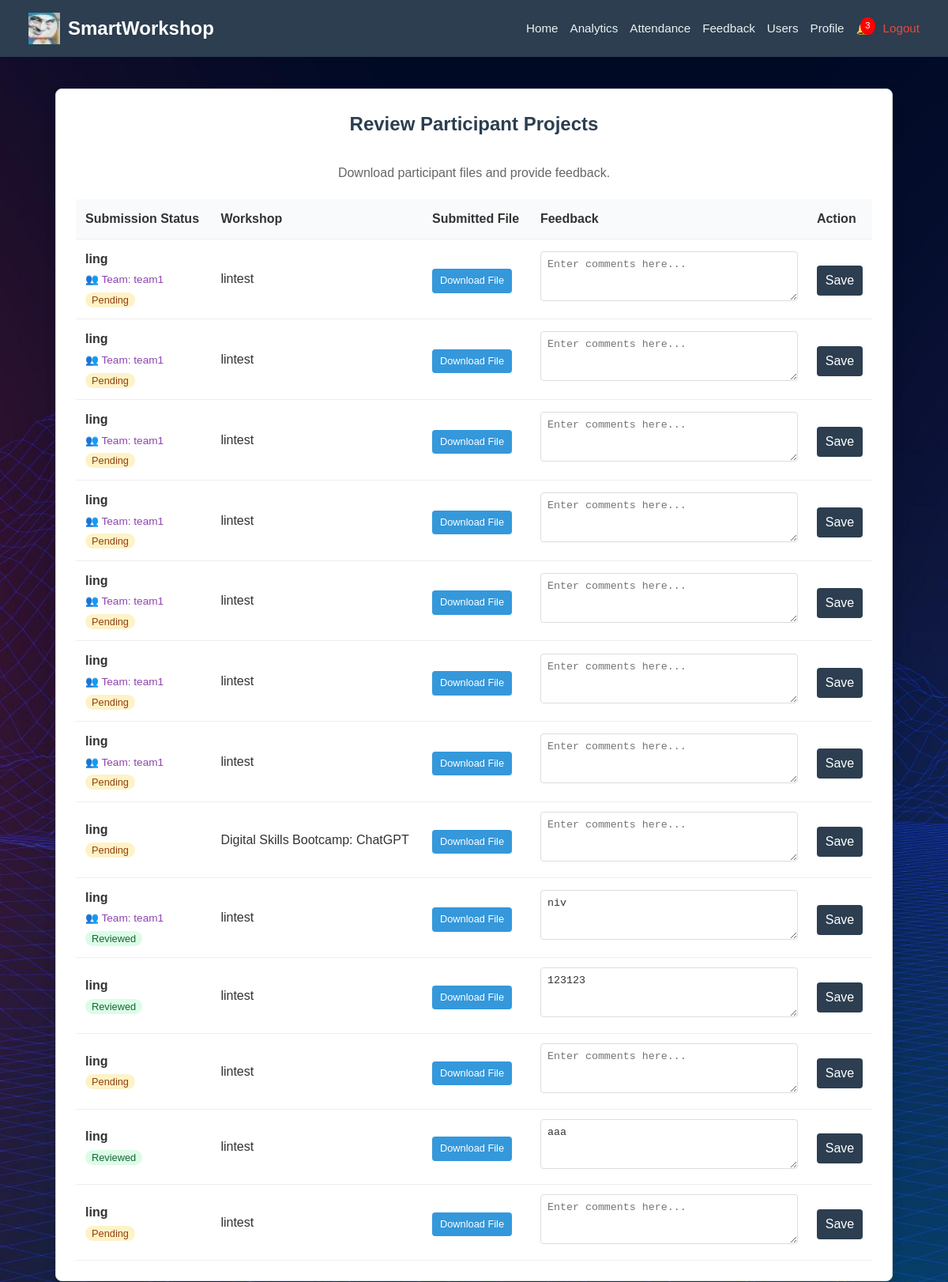
/trainer_view.php (signed in), run on the app's committed database.
### tables this page shows
CREATE TABLE `submissions` (
  `submission_id` int(11) NOT NULL,
  `workshop_id` int(11) NOT NULL,
  `participant_id` int(11) NOT NULL,
  `team_id` int(11) DEFAULT NULL,
  `submission_content` varchar(255) NOT NULL,
  `feedback_text` text DEFAULT NULL,
  `status` enum('Pending','Reviewed') DEFAULT 'Pending',
  `submitted_at` timestamp NOT NULL DEFAULT current_timestamp()
);

CREATE TABLE `users` (
  `user_id` int(11) NOT NULL,
  `username` varchar(50) NOT NULL,
  `email` varchar(100) NOT NULL,
  `password` varchar(255) NOT NULL,
  `phone` varchar(20) DEFAULT NULL,
  `country` varchar(50) NOT NULL,
  `role` enum('admin','organizer','trainer','participant') DEFAULT 'participant',
  `created_at` timestamp NOT NULL DEFAULT current_timestamp(),
  `avatar` varchar(255) DEFAULT NULL
);

CREATE TABLE `teams` (
  `id` int(11) NOT NULL,
  `workshop_id` int(11) NOT NULL,
  `name` varchar(100) NOT NULL,
  `created_by` int(11) NOT NULL,
  `created_at` timestamp NOT NULL DEFAULT current_timestamp()
);

CREATE TABLE `workshops` (
  `id` int(11) NOT NULL,
  `title` varchar(100) NOT NULL,
  `description` text DEFAULT NULL,
  `trainer` varchar(100) DEFAULT NULL,
  `trainer_id` int(11) DEFAULT NULL,
  `date` date NOT NULL,
  `time` time NOT NULL,
  `location` varchar(100) NOT NULL,
  `fee` decimal(10,2) DEFAULT 0.00,
  `organizer_id` int(11) NOT NULL,
  `created_at` timestamp NOT NULL DEFAULT current_timestamp()
);

### trainer_view.php (the view, shortened to what this page needs)
<?php
include 'include/db_connect.php';
$where_clause = "";
$query = "SELECT s.*, u.username, w.title, t.name as team_name
          FROM submissions s
          JOIN users u ON s.participant_id = u.user_id
          JOIN workshops w ON s.workshop_id = w.id
          LEFT JOIN teams t ON s.team_id = t.id
          $where_clause
          ORDER BY s.submitted_at DESC";
$results = mysqli_query($conn, $query);
?>
<!DOCTYPE html>
<html lang="en">
<head>
    <link rel="stylesheet" href="css/style.css">
</head>
<body>
    <?php include("include/nav.php"); ?>
    <main>
        <div class="card" style="max-width: 100%;">
            <h2>Review Participant Projects</h2>
            <p style="text-align: center; color: #666; margin-bottom: 20px;">Download participant files and provide
                feedback.</p>
            <table class="profile-table">
                <thead>
                    <tr>
                        <th>Submission Status</th>
                        <th>Workshop</th>
                        <th>Submitted File</th>
                        <th style="width: 350px;">Feedback</th>
                        <th>Action</th>
                    </tr>
                </thead>
                <tbody>
                    <?php while ($row = mysqli_fetch_assoc($results)): ?>
                        <tr>
                            <td>
                                <strong><?= htmlspecialchars($row['username']); ?></strong>
                                <?php if (!empty($row['team_name'])): ?>
                                    <br><span style="color: #8e44ad; font-size: 0.85rem;">👥 Team:
                                        <?= htmlspecialchars($row['team_name']) ?></span>
                                <?php endif; ?>
                                <br>
                                <span
                                    style="font-size: 0.8rem; padding: 2px 8px; border-radius: 12px; background: <?= ($row['status'] == 'Reviewed') ? '#dcfce7' : '#fef3c7'; ?>; color: <?= ($row['status'] == 'Reviewed') ? '#166534' : '#92400e'; ?>;">
                                    <?= $row['status']; ?>
                                </span>
                            </td>
                            <td><?= htmlspecialchars($row['title']); ?></td>
                            <td>
                                <a href="<?= $row['submission_content']; ?>" download class="btn"
                                    style="padding: 5px 10px; width: auto; font-size: 0.8rem; background-color: #3498db;">
                                    Download File
                                </a>
                            </td>
                            <form action="trainer_view.php" method="POST">
                                <td>
                                    <textarea name="feedback" rows="3"
                                        style="width: 100%; padding: 8px; border-radius: 4px; border: 1px solid #ddd;"
                                        placeholder="Enter comments here..."><?= htmlspecialchars($row['feedback_text']); ?></textarea>
                                </td>
                                <td>
                                    <button type="submit" name="update_feedback" class="btn"
                                        style="padding: 10px; background-color: #2c3e50;">Save</button>
                                </td>
                            </form>
                        </tr>
                    <?php endwhile; ?>
                </tbody>
            </table>
        </div>
    </main>
</body>
</html>

### css/style.css (style rules this page uses)
* { margin: 0; padding: 0; box-sizing: border-box; }
body { font-family: sans-serif; background: url('../img/bg.jpg') no-repeat center center fixed; background-size: cover; color: #333; line-height: 1.6; min-height: 100vh; display: flex; flex-direction: column; }
main, .workshops-container, .certificates-container, .feedback-container, .certificate-page, .container, .report-container, .page-content { flex: 1; }
main { max-width: 1100px; margin: 0 auto; padding: 40px 20px; width: 100%; }
.card { background: white; padding: 25px; border-radius: 8px; box-shadow: 0 4px 15px rgba(0, 0, 0, 0.1); border: 1px solid #ddd; color: #333; }
input, select, textarea { width: 100%; padding: 10px; border: 1px solid #ccc; border-radius: 4px; background: #fff; color: #333; }
h2 { color: white; text-shadow: 2px 2px 4px #000; margin-bottom: 30px; text-align: center; }
.card h2, .form-card h2 { color: #2c3e50; text-shadow: none; }
button, .btn { display: inline-block; width: 100%; padding: 12px; background-color: #3498db; color: white; border: none; border-radius: 4px; cursor: pointer; font-size: 1rem; text-align: center; text-decoration: none; margin-top: 5px; }
.profile-table { width: 100%; border-collapse: collapse; margin-top: 10px; color: #333; }
.profile-table th, .profile-table td { padding: 12px; border-bottom: 1px solid #eee; text-align: left; }
.profile-table thead { background-color: #f8fafc; }

### data on the page
submissions: participant.username "ling", team.name "team1", status "Pending", workshop.title "lintest"
submissions: participant.username "ling", team.name "team1", status "Pending", workshop.title "lintest"
submissions: participant.username "ling", team.name "team1", status "Pending", workshop.title "lintest"
submissions: participant.username "ling", team.name "team1", status "Pending", workshop.title "lintest"
submissions: participant.username "ling", team.name "team1", status "Pending", workshop.title "lintest"
submissions: participant.username "ling", team.name "team1", status "Pending", workshop.title "lintest"
submissions: participant.username "ling", team.name "team1", status "Pending", workshop.title "lintest"
submissions: participant.username "ling", status "Pending", workshop.title "Digital Skills Bootcamp: ChatGPT"
submissions: participant.username "ling", team.name "team1", status "Reviewed", workshop.title "lintest", feedback "niv"
submissions: participant.username "ling", status "Reviewed", workshop.title "lintest", feedback "123123"
submissions: participant.username "ling", status "Pending", workshop.title "lintest"
submissions: participant.username "ling", status "Reviewed", workshop.title "lintest", feedback "aaa"
submissions: participant.username "ling", status "Pending", workshop.title "lintest"

### other printed values
$unread_count "3"
